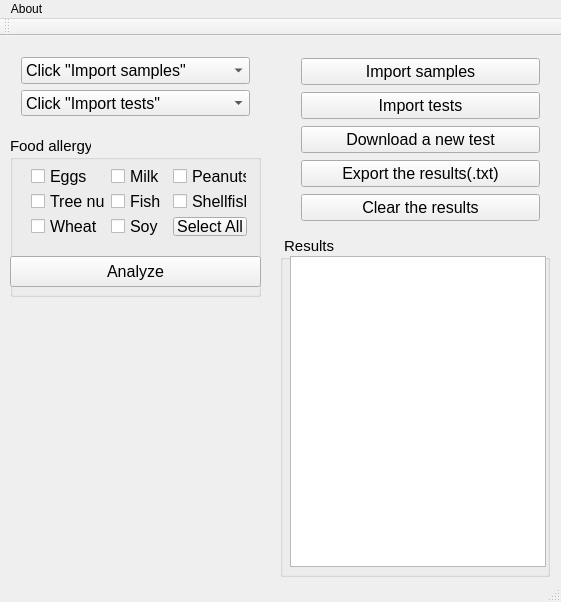
<?xml version="1.0" encoding="UTF-8"?>
<ui version="4.0">
 <class>MainWindow</class>
 <widget class="QMainWindow" name="MainWindow">
  <property name="geometry">
   <rect>
    <x>0</x>
    <y>0</y>
    <width>561</width>
    <height>602</height>
   </rect>
  </property>
  <property name="windowTitle">
   <string>Gene Analyzer</string>
  </property>
  <widget class="QWidget" name="centralWidget">
   <widget class="QGroupBox" name="groupBox_2">
    <property name="geometry">
     <rect>
      <x>10</x>
      <y>100</y>
      <width>251</width>
      <height>161</height>
     </rect>
    </property>
    <property name="font">
     <font>
      <pointsize>11</pointsize>
     </font>
    </property>
    <property name="title">
     <string>Food allergy</string>
    </property>
    <widget class="QPushButton" name="pushButton_analyze">
     <property name="geometry">
      <rect>
       <x>0</x>
       <y>120</y>
       <width>251</width>
       <height>31</height>
      </rect>
     </property>
     <property name="font">
      <font>
       <pointsize>12</pointsize>
      </font>
     </property>
     <property name="text">
      <string>Analyze</string>
     </property>
    </widget>
    <widget class="QWidget" name="layoutWidget">
     <property name="geometry">
      <rect>
       <x>10</x>
       <y>20</y>
       <width>237</width>
       <height>91</height>
      </rect>
     </property>
     <layout class="QGridLayout" name="gridLayout">
      <item row="0" column="0">
       <widget class="QCheckBox" name="checkBox">
        <property name="font">
         <font>
          <pointsize>12</pointsize>
         </font>
        </property>
        <property name="text">
         <string>Eggs</string>
        </property>
       </widget>
      </item>
      <item row="0" column="1">
       <widget class="QCheckBox" name="checkBox_2">
        <property name="font">
         <font>
          <pointsize>12</pointsize>
         </font>
        </property>
        <property name="text">
         <string>Milk</string>
        </property>
       </widget>
      </item>
      <item row="0" column="2">
       <widget class="QCheckBox" name="checkBox_3">
        <property name="font">
         <font>
          <pointsize>12</pointsize>
         </font>
        </property>
        <property name="text">
         <string>Peanuts</string>
        </property>
       </widget>
      </item>
      <item row="1" column="0">
       <widget class="QCheckBox" name="checkBox_4">
        <property name="font">
         <font>
          <pointsize>12</pointsize>
         </font>
        </property>
        <property name="text">
         <string>Tree nuts</string>
        </property>
       </widget>
      </item>
      <item row="1" column="1">
       <widget class="QCheckBox" name="checkBox_5">
        <property name="font">
         <font>
          <pointsize>12</pointsize>
         </font>
        </property>
        <property name="text">
         <string>Fish</string>
        </property>
       </widget>
      </item>
      <item row="1" column="2">
       <widget class="QCheckBox" name="checkBox_6">
        <property name="font">
         <font>
          <pointsize>12</pointsize>
         </font>
        </property>
        <property name="text">
         <string>Shellfish</string>
        </property>
       </widget>
      </item>
      <item row="2" column="0">
       <widget class="QCheckBox" name="checkBox_7">
        <property name="font">
         <font>
          <pointsize>12</pointsize>
         </font>
        </property>
        <property name="text">
         <string>Wheat</string>
        </property>
       </widget>
      </item>
      <item row="2" column="1">
       <widget class="QCheckBox" name="checkBox_8">
        <property name="font">
         <font>
          <pointsize>12</pointsize>
         </font>
        </property>
        <property name="text">
         <string>Soy</string>
        </property>
       </widget>
      </item>
      <item row="2" column="2">
       <widget class="QPushButton" name="pushButton">
        <property name="font">
         <font>
          <pointsize>12</pointsize>
         </font>
        </property>
        <property name="text">
         <string>Select All</string>
        </property>
       </widget>
      </item>
     </layout>
    </widget>
   </widget>
   <widget class="QGroupBox" name="groupBox">
    <property name="geometry">
     <rect>
      <x>280</x>
      <y>200</y>
      <width>270</width>
      <height>341</height>
     </rect>
    </property>
    <property name="font">
     <font>
      <pointsize>11</pointsize>
     </font>
    </property>
    <property name="title">
     <string> Results</string>
    </property>
    <widget class="QTextBrowser" name="textBrowser_rsgeno">
     <property name="geometry">
      <rect>
       <x>10</x>
       <y>20</y>
       <width>256</width>
       <height>311</height>
      </rect>
     </property>
     <property name="font">
      <font>
       <pointsize>12</pointsize>
      </font>
     </property>
    </widget>
   </widget>
   <widget class="QWidget" name="layoutWidget">
    <property name="geometry">
     <rect>
      <x>290</x>
      <y>10</y>
      <width>261</width>
      <height>191</height>
     </rect>
    </property>
    <layout class="QVBoxLayout" name="verticalLayout">
     <item>
      <widget class="QPushButton" name="pushButton_importSamples">
       <property name="font">
        <font>
         <pointsize>12</pointsize>
        </font>
       </property>
       <property name="text">
        <string>Import samples</string>
       </property>
      </widget>
     </item>
     <item>
      <widget class="QPushButton" name="pushButton_importTests">
       <property name="font">
        <font>
         <pointsize>12</pointsize>
        </font>
       </property>
       <property name="text">
        <string>Import tests</string>
       </property>
      </widget>
     </item>
     <item>
      <widget class="QPushButton" name="pushButton_download">
       <property name="font">
        <font>
         <pointsize>12</pointsize>
        </font>
       </property>
       <property name="text">
        <string>Download a new test</string>
       </property>
      </widget>
     </item>
     <item>
      <widget class="QPushButton" name="pushButton_export">
       <property name="font">
        <font>
         <pointsize>12</pointsize>
        </font>
       </property>
       <property name="text">
        <string>Export the results(.txt)</string>
       </property>
      </widget>
     </item>
     <item>
      <widget class="QPushButton" name="pushButton_clear">
       <property name="font">
        <font>
         <pointsize>12</pointsize>
        </font>
       </property>
       <property name="text">
        <string>Clear the results</string>
       </property>
      </widget>
     </item>
    </layout>
   </widget>
   <widget class="QWidget" name="layoutWidget">
    <property name="geometry">
     <rect>
      <x>10</x>
      <y>10</y>
      <width>251</width>
      <height>81</height>
     </rect>
    </property>
    <layout class="QVBoxLayout" name="verticalLayout_2">
     <item>
      <widget class="QComboBox" name="comboBox_sample">
       <property name="font">
        <font>
         <pointsize>12</pointsize>
        </font>
       </property>
       <property name="editable">
        <bool>false</bool>
       </property>
       <item>
        <property name="text">
         <string>Click &quot;Import samples&quot;</string>
        </property>
       </item>
      </widget>
     </item>
     <item>
      <widget class="QComboBox" name="comboBox_test">
       <property name="font">
        <font>
         <pointsize>12</pointsize>
        </font>
       </property>
       <item>
        <property name="text">
         <string>Click &quot;Import tests&quot;</string>
        </property>
       </item>
      </widget>
     </item>
    </layout>
   </widget>
  </widget>
  <widget class="QMenuBar" name="menuBar">
   <property name="geometry">
    <rect>
     <x>0</x>
     <y>0</y>
     <width>561</width>
     <height>21</height>
    </rect>
   </property>
   <widget class="QMenu" name="menuAbout">
    <property name="title">
     <string>About</string>
    </property>
    <addaction name="actionAuthor"/>
    <addaction name="actionHow_to_use_this_program"/>
   </widget>
   <addaction name="menuAbout"/>
  </widget>
  <widget class="QToolBar" name="mainToolBar">
   <attribute name="toolBarArea">
    <enum>TopToolBarArea</enum>
   </attribute>
   <attribute name="toolBarBreak">
    <bool>false</bool>
   </attribute>
  </widget>
  <widget class="QStatusBar" name="statusBar"/>
  <action name="actionAuthor">
   <property name="text">
    <string>Author</string>
   </property>
  </action>
  <action name="actionHow_to_use_this_program">
   <property name="text">
    <string>How to use this program</string>
   </property>
  </action>
 </widget>
 <layoutdefault spacing="6" margin="11"/>
 <resources/>
 <connections>
  <connection>
   <sender>pushButton_clear</sender>
   <signal>clicked()</signal>
   <receiver>textBrowser_rsgeno</receiver>
   <slot>clear()</slot>
   <hints>
    <hint type="sourcelabel">
     <x>378</x>
     <y>226</y>
    </hint>
    <hint type="destinationlabel">
     <x>384</x>
     <y>287</y>
    </hint>
   </hints>
  </connection>
 </connections>
</ui>
